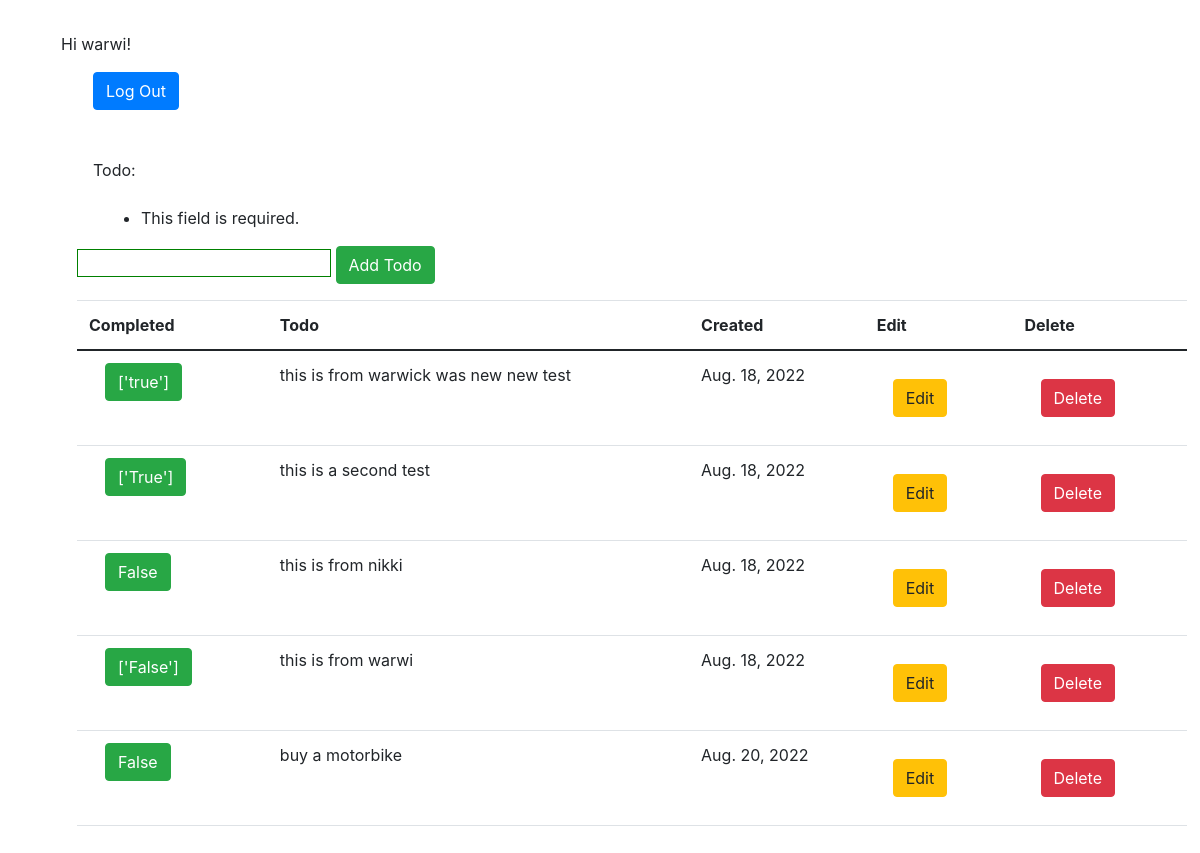
/logged_in/ (signed in), run on the app's committed database.
### mysite/models.py (models this page shows)
class ToDo(models.Model):
    def __str__(self):
        return self.todo
    user = models.ForeignKey(User, on_delete=models.CASCADE)
    todo = models.CharField(max_length=250)
    created = models.DateField(default=datetime.now().date())
    completed = models.CharField(max_length=10, default=False)

### mysite/views.py (the view)
# urls.py: path('logged_in/', views.logged_in, name='logged_in'),
def logged_in(request):
    user = request.user
    item_list = ToDo.objects.filter(user=user)
    form = ToDoForm(request.POST)
    if form.is_valid():
        user = form.save(commit=False)
        user.user = request.user
        form.save()
        return redirect('logged_in')
    return render(request, 'mysite/logged_in.html', {'form': form, 'item_list': item_list})

### mysite/forms.py
class ToDoForm(forms.ModelForm):
    class Meta:
        model = ToDo
        fields = {
            'todo'
        }

### mysite/templates/mysite/logged_in.html (shortened to what this page needs)
{% extends 'mysite/base.html' %}
{% load static %}
{% block body %}
<div class="container">
    <div class="row">
        <div class="col-md-12">
            {% if user.is_authenticated %}
            Hi {{ user.username }}!
            <p><a href="{% url 'logout' %}" class="btn btn-primary">Log Out</a></p>
          {% else %}
            <p>You are not logged in</p>
            <a href="{% url 'login' %}" class="btn btn-primary">Log In</a>
          {% endif %}
          <form method="post" id="todo_form" action="{% url 'logged_in' %}">
               {{ form}}
               <button type="submit" class="btn btn-success" >Add Todo</button>
          </form>
          {% if item_list %}
          <table class="table">
              <thead>
                <tr>
                  <th>Completed</th>
                  <th scope="col">Todo</th>
                  <th scope="col">Created</th>
                  <th scope="col">Edit</th>
                  <th scope="col">Delete</th>
                </tr>
              </thead>
              <tbody>
                  {% for item in item_list %}
                <tr>
                  <td scope="row">
                      {% if item.completed and item.id == item.id %}
                      <a href="{% url 'completed' item.id %}"><button class="btn btn-success">{{item.completed }}</button> </a>
                        {% else %}
                         this is not completed
                      {%endif%}
                  <td>{{ item }}</td>
                  <td>{{ item.created }}</td>
                  <td><a href="{% url 'edit' item.id %}" class="btn btn-warning">Edit</a></td>
                  <td><a href="{% url 'delete' item.id %}" class="btn btn-danger">Delete</a></td>
                </tr>
                {%endfor %}
              </tbody>
            </table>
          {% else %}
          <p>You have no Todo's yet.</p>
          {% endif %}
        </div>
    </div>
</div>
{% endblock %}

### mysite/templates/mysite/base.html (shortened to what this page needs)
{% load static %}
<!DOCTYPE html>
<html lang="en">
<head>
    <link href="https://cdn.jsdelivr.net/npm/bootstrap@5.0.2/dist/css/bootstrap.min.css" rel="stylesheet">
    <link rel="stylesheet" href="{% static 'mysite/style.css' %}">
    <link rel="stylesheet" href="https://cdnjs.cloudflare.com/ajax/libs/font-awesome/5.15.3/css/all.min.css"/>
    <link href="https://maxcdn.bootstrapcdn.com/bootstrap/4.0.0-alpha.6/css/bootstrap.min.css" rel="stylesheet">
<link rel="stylesheet" href="https://cdnjs.cloudflare.com/ajax/libs/animate.css/3.5.2/animate.min.css">
</head>
<body>
    {% block body %}
    {% endblock %}
</body>
</html>

### mysite/static/mysite/style.css (style rules this page uses)
* { margin: 1rem; box-sizing: border-box; border: 0; }
#id_todo, #id_first_name, #id_password1, #id_password2, #id_username, #id_last_name, #id_email { border: 1px solid green; }

### data on the page
ToDo: completed "['true']", todo "this is from warwick was new new test", created "Aug. 18, 2022"
ToDo: completed "['True']", todo "this is a second test", created "Aug. 18, 2022"
ToDo: completed "False", todo "this is from nikki", created "Aug. 18, 2022"
ToDo: completed "['False']", todo "this is from warwi", created "Aug. 18, 2022"
ToDo: completed "False", todo "buy a motorbike", created "Aug. 20, 2022"

### other printed values
{{ user.username }} "warwi"
